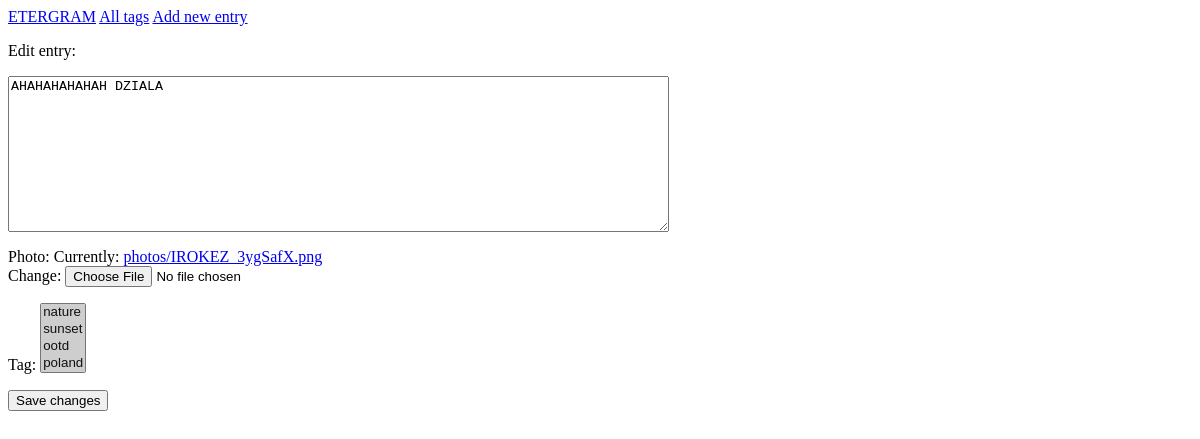
The app's page /edit_entry/40/, older data.
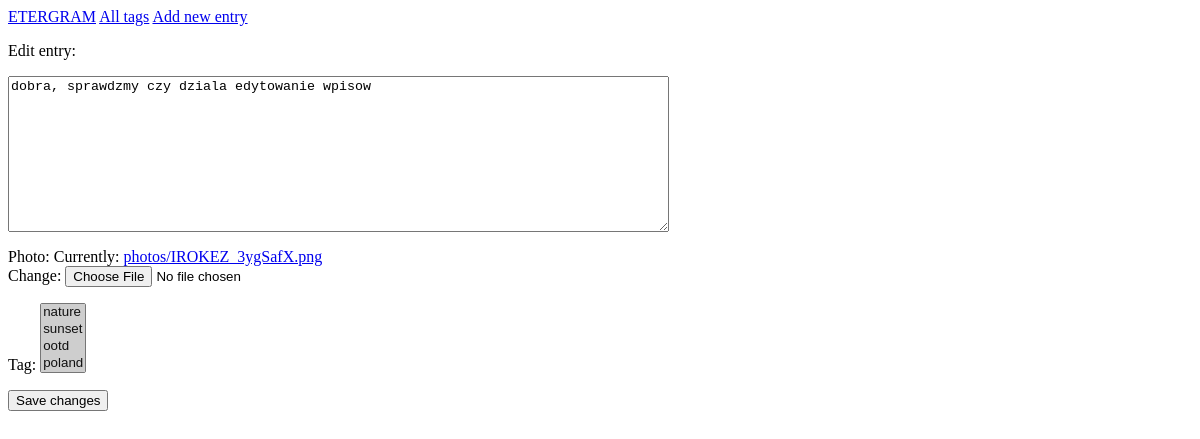
The same page, newer data.
### etergrams/models.py (models this page shows, shortened)
class Entry(models.Model):
    text = models.TextField()
    photo = models.ImageField(upload_to='photos', default='/photos/default.jpg')
    tag = models.ManyToManyField(Tag)
    date_added = models.DateTimeField(auto_now_add=True)
    class Meta:
        verbose_name_plural = 'entries'

class Tag(models.Model):
    text = models.CharField(max_length=200)
    date_added = models.DateTimeField(auto_now_add=True)
    def __str__(self):
        return self.text

### etergrams/views.py (the view)
# urls.py: url(r'^edit_entry/(?P<entry_id>\d+)/$', views.edit_entry, name='edit_entry'),
def edit_entry(request, entry_id):
    entry = Entry.objects.get(id=entry_id)
    if request.method != "POST":
        form = EntryForm(instance=entry)
    else:
        form = EntryForm(instance=entry, data=request.POST)
        if form.is_valid():
            form.save()
            return HttpResponseRedirect(reverse('etergrams:tags'))
    context = {'entry': entry, 'form': form}
    return render(request, 'etergrams/edit_entry.html', context)

### etergrams/forms.py
class EntryForm(forms.ModelForm):
    class Meta:
        model = Entry
        fields = ['text', 'photo', 'tag']
        labels = {'text': ''}
        widgets = {'text': forms.Textarea(attrs={'cols': 80})}

### etergrams/templates/etergrams/edit_entry.html (shortened to what this page needs)
{% extends 'etergrams/base.html' %}
{% block content %}
    <p>Edit entry: </p>
    <form action="{% url 'etergrams:edit_entry' entry.id %}" method="post">
        {{ form.as_p }}
        <button name="submit">Save changes</button>
    </form>
{% endblock content %}

### etergrams/templates/etergrams/base.html
<p>
    <a href="{% url 'etergrams:index' %}">ETERGRAM</a>
    <a href="{% url 'etergrams:tags' %}">All tags</a>
    <a href="{% url 'etergrams:new_entry' %}">Add new entry</a>
</p>
{% block content %}
{% endblock content %}

Row changes from the older to the newer data that the page shows:
changed Entry: text "AHAHAHAHAHAH DZIALA" → "dobra, sprawdzmy czy dziala edytowanie wpisow"
